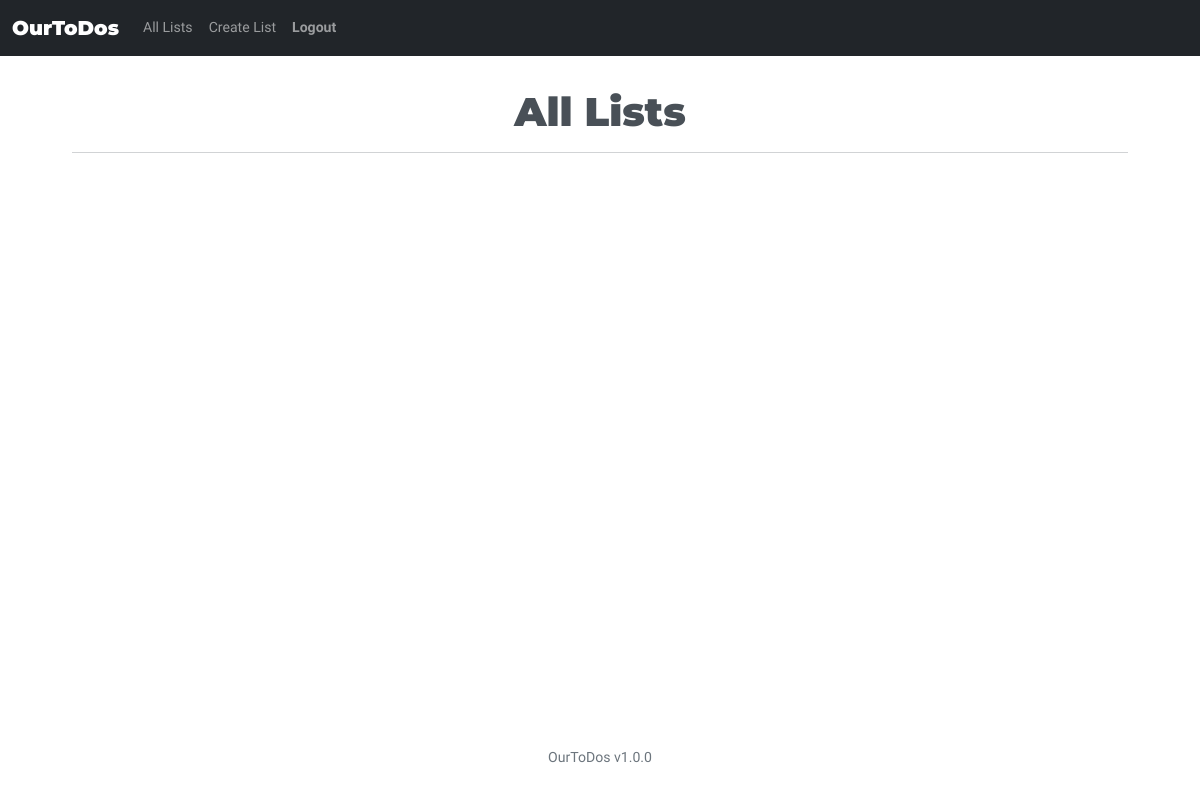
The page /alllist (signed in) on the database as committed earlier.
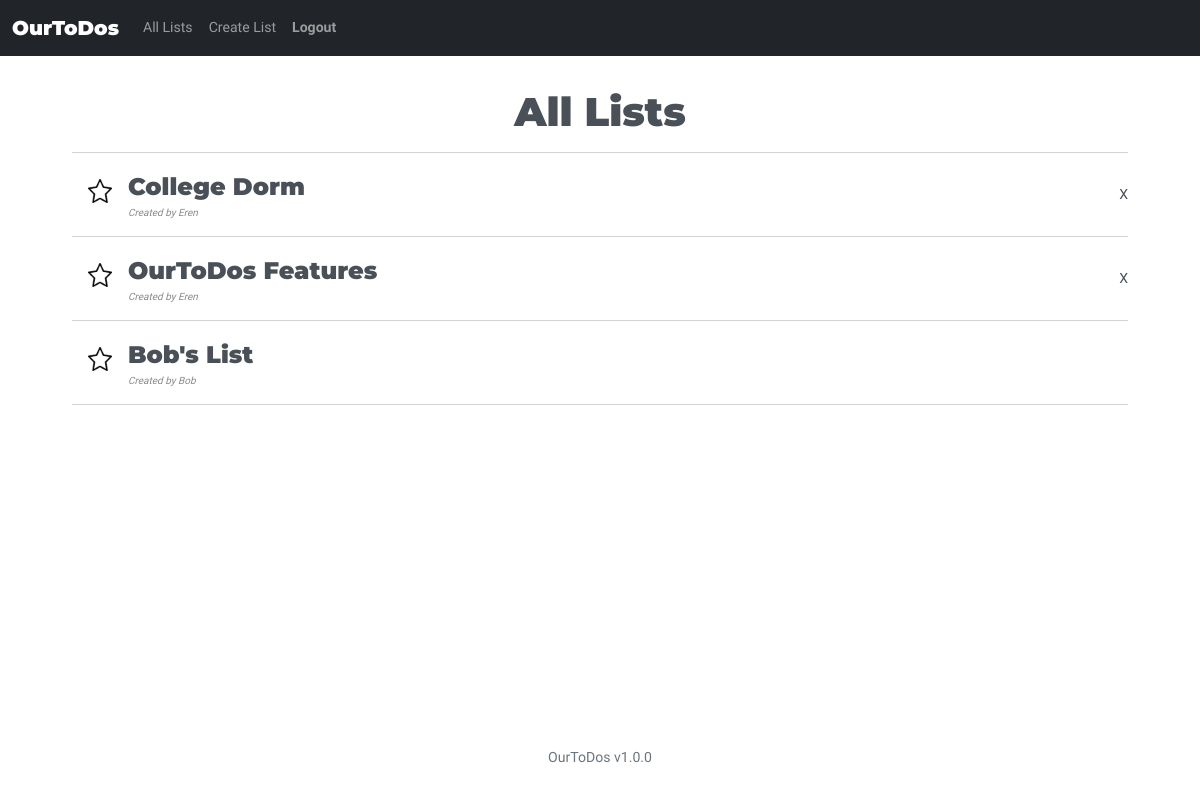
The same page on the database as committed later.
### ourtodos/models.py (models this page shows, shortened)
class List(models.Model):
    title = models.CharField(max_length=120, default="Untitled List")
    owner = models.ForeignKey(User, on_delete=models.CASCADE, related_name="owner")

class User(AbstractUser):
    pass

### ourtodos/views.py (the view)
# urls.py: path("alllist", views.all, name="alllist"),
def all(request):
    if request.user.is_authenticated:
        user = request.user
        subscribedlists = Subscribed.objects.filter(subscribed=user)
        targetlists = []
        for item in subscribedlists:
            targetlists.append(List.objects.get(id=item.masterlist.id))
        return render(request, "ourtodos/alllist.html", {
            "lists": targetlists
        })
    else:
        return HttpResponseRedirect(reverse("login"))

### ourtodos/templates/ourtodos/alllist.html (shortened to what this page needs)
{% extends "ourtodos/layout.html" %}
{% block body %}
{% if user.is_authenticated %}
    <div style="display: block" class="list-list" id="list-list">
        <h1 style="text-align: center; margin-top: 1rem;">All Lists</h1>
        <hr>
        {% for list in lists %}
        <div class="widget-content p-0" id="list-{{ list.id }}">
            <div class="widget-content-wrapper" >
                <div class="widget-content-left mr-2">
                    <div class="custom-control" style="padding-left:0">
                        {% load static %}
                        <span style="font-size: 1.5rem" id="star-{{ list.id }}" onclick="pinTask('{{ list.id }}')" class="pinnedTask">
                            <img src="{% static 'emptyStar.png' %}" alt="star" class="star"/>
                        </span>
                    </div>
                </div>
                <div class="widget-content-left" onclick="load('{{ list.id }}')">
                    <div id="taskitem-{{ list.id }}" class="widget-heading">{{ list.title }}</div>
                    <div class="widget-subheading"><i>Created by {{ list.owner}}</i></div>
                </div>
                {% if user == list.owner %}
                <div class="widget-content-right">
                    <div>
                        <div onclick="delList('{{ list.id }}')" id="delete" style="float:right">X</div>
                    </div>
                </div>
                {% endif %}
            </div>
        </div>
    <hr id="{{ list.id }}-bothr">
    {% endfor %}
    </div>
{% endif %}
{% endblock %}

### ourtodos/templates/ourtodos/layout.html (shortened to what this page needs)
{% load static %}
<!DOCTYPE html>
<html lang="en">
    <head>
        <link href="https://cdn.jsdelivr.net/npm/bootstrap@5.2.0-beta1/dist/css/bootstrap.min.css" rel="stylesheet">
        <link href="{% static 'ourtodos/styles.css' %}" rel="stylesheet">
    </head>
    <body>
        <nav class="navbar navbar-expand-lg navbar-dark bg-dark">
          <div class="container-fluid">
            <a class="navbar-brand" href="{% url 'index' %}">OurToDos</a>
            <div class="collapse navbar-collapse" id="navbarNav">
              <ul class="navbar-nav">
                {% if user.is_authenticated %}
                    <li class="nav-item">
                      <a class="nav-link" href="{% url 'alllist' %}">All Lists</a>
                    </li>
                    <li class="nav-item">
                    <a class="nav-link" href="{% url 'createlist' %}">Create List</a>
                    </li>
                    <li class="nav-item">
                      <a class="nav-link" href="{% url 'logout' %}"><strong>Logout</strong></a>
                    </li>
                {% endif %}
                </ul>
              </div>
            </div>
          </nav>
          <div class="body">
            {% block body %}
            {% endblock %}
          </div>
    </body>
    <footer class="py-3">
      <p class="text-center text-muted">OurToDos v1.0.0</p>
    </footer>
</html>

### ourtodos/static/ourtodos/styles.css (style rules this page uses)
h1 { text-align: center; margin-top: 2rem; font-family: 'Montserrat', sans-serif; font-weight: 900; }
h2, h3, h4, h5, h6, { font-family: 'Montserrat', sans-serif; font-weight: 900; }
.navbar-brand { font-family: 'Montserrat', sans-serif; font-weight: 900; }
body { margin: 0; font-family: 'Work Sans', sans-serif; font-weight: 300; font-size: 0.88rem; font-weight: 400; line-height: 1.5; color: #495057; text-align: left; height: 100%; }
i { font-style: italic; }
.widget-subheading { color: #858a8e; font-size: 10px; }
.widget-content { padding: 1rem; flex-direction: row; align-items: center; }
.widget-content .widget-content-wrapper { display: flex; flex: 1; position: relative; align-items: center; }
.widget-content .widget-content-right { margin-left: auto; }
.list-list { margin: 6vw; margin-top: 2rem; }
.widget-content-left { margin-left: 1rem; flex-direction: column; display: flex; flex-wrap: wrap; justify-content: flex-start; }
@media (min-width:320px) { .star { width: 5vw; vertical-align: baseline; } }
@media (min-width:320px) { .widget-heading { font-family: 'Montserrat', sans-serif; font-weight: 900; font-size: 6.5vw; } }
@media (min-width:1025px) { .star { width: 2vw; vertical-align: baseline; } }
@media (min-width:1025px) { .widget-heading { font-family: 'Montserrat', sans-serif; font-weight: 900; font-size: 2vw; } }
a:link { text-decoration: none; }
html { height: 100%; }
footer { position: absolute; left: 0 ; right: 0; bottom: 0; height:[footer-height]; padding-top: 1rem!important; margin-top: 1.5rem!important; }

Rows that differ between the two databases and show on the page:
now on this page (row unchanged): List: title "College Dorm", owner "Eren"
added List: title "OurToDos Features", owner "Eren"
added List: title "Bob's List", owner "Bob"
